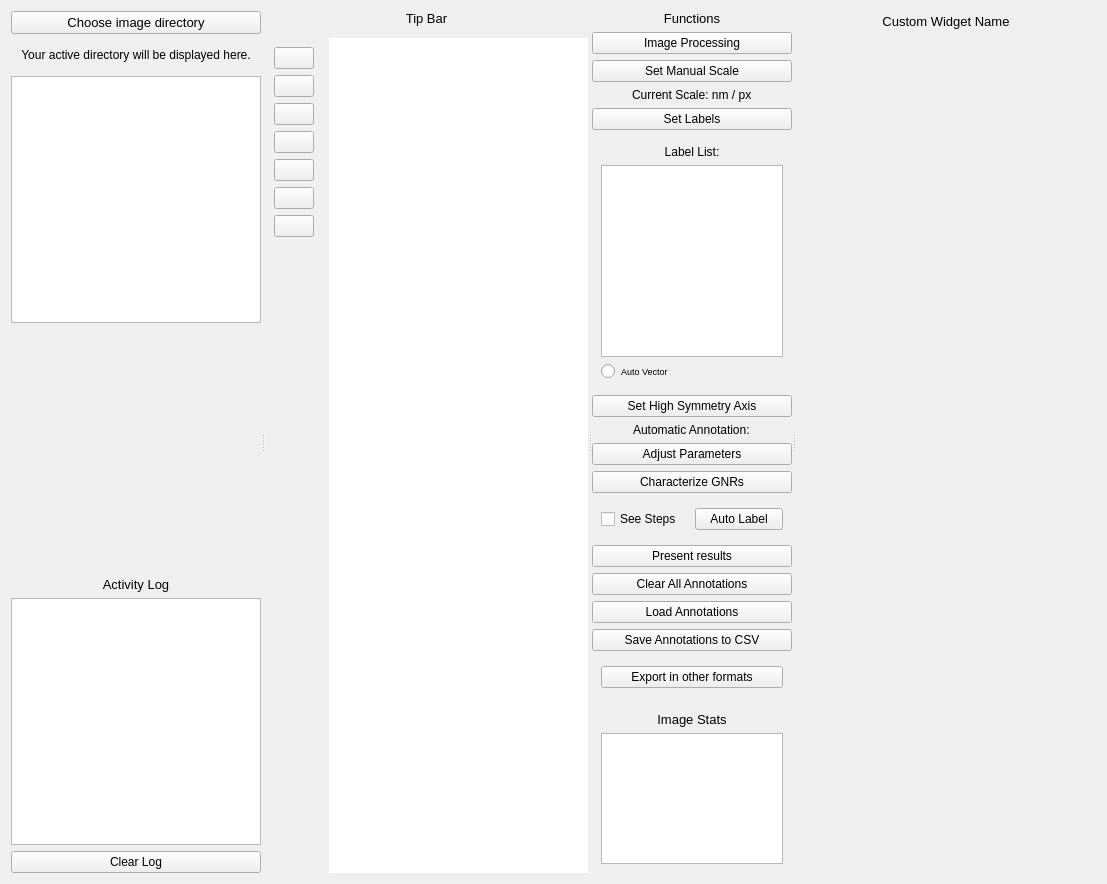
<?xml version="1.0" encoding="UTF-8"?>
<ui version="4.0">
 <class>Form</class>
 <widget class="QWidget" name="Form">
  <property name="geometry">
   <rect>
    <x>0</x>
    <y>0</y>
    <width>1107</width>
    <height>884</height>
   </rect>
  </property>
  <property name="windowTitle">
   <string>Form</string>
  </property>
  <layout class="QVBoxLayout" name="verticalLayout_8">
   <item>
    <widget class="QSplitter" name="splitter">
     <property name="orientation">
      <enum>Qt::Horizontal</enum>
     </property>
     <widget class="QWidget" name="widget" native="true">
      <property name="maximumSize">
       <size>
        <width>250</width>
        <height>16777215</height>
       </size>
      </property>
      <layout class="QGridLayout" name="gridLayout_2">
       <property name="sizeConstraint">
        <enum>QLayout::SetDefaultConstraint</enum>
       </property>
       <item row="0" column="0">
        <layout class="QGridLayout" name="gridLayout">
         <item row="0" column="0">
          <widget class="QPushButton" name="pushButton">
           <property name="sizePolicy">
            <sizepolicy hsizetype="Minimum" vsizetype="Fixed">
             <horstretch>0</horstretch>
             <verstretch>0</verstretch>
            </sizepolicy>
           </property>
           <property name="font">
            <font>
             <pointsize>10</pointsize>
            </font>
           </property>
           <property name="text">
            <string>Choose image directory</string>
           </property>
          </widget>
         </item>
         <item row="2" column="0">
          <widget class="QListWidget" name="listWidget"/>
         </item>
         <item row="1" column="0">
          <widget class="QLabel" name="label">
           <property name="sizePolicy">
            <sizepolicy hsizetype="Preferred" vsizetype="Preferred">
             <horstretch>0</horstretch>
             <verstretch>0</verstretch>
            </sizepolicy>
           </property>
           <property name="minimumSize">
            <size>
             <width>0</width>
             <height>30</height>
            </size>
           </property>
           <property name="text">
            <string>Your active directory will be displayed here.</string>
           </property>
           <property name="scaledContents">
            <bool>true</bool>
           </property>
           <property name="alignment">
            <set>Qt::AlignCenter</set>
           </property>
           <property name="wordWrap">
            <bool>true</bool>
           </property>
          </widget>
         </item>
         <item row="3" column="0">
          <spacer name="verticalSpacer">
           <property name="orientation">
            <enum>Qt::Vertical</enum>
           </property>
           <property name="sizeHint" stdset="0">
            <size>
             <width>20</width>
             <height>40</height>
            </size>
           </property>
          </spacer>
         </item>
         <item row="5" column="0">
          <widget class="QTextBrowser" name="textBrowser"/>
         </item>
         <item row="4" column="0">
          <widget class="QLabel" name="label_4">
           <property name="font">
            <font>
             <pointsize>10</pointsize>
            </font>
           </property>
           <property name="text">
            <string>Activity Log</string>
           </property>
           <property name="scaledContents">
            <bool>true</bool>
           </property>
           <property name="alignment">
            <set>Qt::AlignCenter</set>
           </property>
          </widget>
         </item>
        </layout>
       </item>
       <item row="1" column="0">
        <widget class="QPushButton" name="pushButton_16">
         <property name="text">
          <string>Clear Log</string>
         </property>
        </widget>
       </item>
      </layout>
     </widget>
     <widget class="QWidget" name="widget_3" native="true">
      <layout class="QGridLayout" name="gridLayout_5">
       <item row="1" column="0" colspan="2">
        <widget class="QWidget" name="widget_4" native="true">
         <property name="maximumSize">
          <size>
           <width>16777215</width>
           <height>30</height>
          </size>
         </property>
         <layout class="QGridLayout" name="gridLayout_6">
          <property name="topMargin">
           <number>0</number>
          </property>
          <property name="bottomMargin">
           <number>0</number>
          </property>
          <item row="0" column="0">
           <widget class="QLabel" name="label_2">
            <property name="font">
             <font>
              <pointsize>10</pointsize>
             </font>
            </property>
            <property name="text">
             <string>Tip Bar</string>
            </property>
            <property name="scaledContents">
             <bool>true</bool>
            </property>
            <property name="alignment">
             <set>Qt::AlignCenter</set>
            </property>
            <property name="wordWrap">
             <bool>true</bool>
            </property>
           </widget>
          </item>
         </layout>
        </widget>
       </item>
       <item row="3" column="0">
        <widget class="QWidget" name="widget_5" native="true">
         <property name="minimumSize">
          <size>
           <width>50</width>
           <height>0</height>
          </size>
         </property>
         <layout class="QVBoxLayout" name="verticalLayout_3">
          <item>
           <layout class="QVBoxLayout" name="verticalLayout_2">
            <item>
             <widget class="QPushButton" name="pushButton_11">
              <property name="maximumSize">
               <size>
                <width>50</width>
                <height>16777215</height>
               </size>
              </property>
              <property name="toolTip">
               <string>Selection Mode</string>
              </property>
              <property name="text">
               <string/>
              </property>
              <property name="icon">
               <iconset resource="../../static/resource.qrc">
                <normaloff>:/icons/icons/mouse-pointer.svg</normaloff>:/icons/icons/mouse-pointer.svg</iconset>
              </property>
             </widget>
            </item>
            <item>
             <widget class="QPushButton" name="pushButton_10">
              <property name="maximumSize">
               <size>
                <width>50</width>
                <height>16777215</height>
               </size>
              </property>
              <property name="toolTip">
               <string>Zoom-in Mode</string>
              </property>
              <property name="text">
               <string/>
              </property>
              <property name="icon">
               <iconset resource="../../static/resource.qrc">
                <normaloff>:/icons/icons/zoom-in.svg</normaloff>:/icons/icons/zoom-in.svg</iconset>
              </property>
             </widget>
            </item>
            <item>
             <widget class="QPushButton" name="pushButton_7">
              <property name="maximumSize">
               <size>
                <width>50</width>
                <height>16777215</height>
               </size>
              </property>
              <property name="toolTip">
               <string>Bounding Box Mode</string>
              </property>
              <property name="text">
               <string/>
              </property>
              <property name="icon">
               <iconset resource="../../static/resource.qrc">
                <normaloff>:/icons/icons/crop.svg</normaloff>:/icons/icons/crop.svg</iconset>
              </property>
             </widget>
            </item>
            <item>
             <widget class="QPushButton" name="pushButton_8">
              <property name="maximumSize">
               <size>
                <width>50</width>
                <height>16777215</height>
               </size>
              </property>
              <property name="toolTip">
               <string>Vector Mode</string>
              </property>
              <property name="text">
               <string/>
              </property>
              <property name="icon">
               <iconset resource="../../static/resource.qrc">
                <normaloff>:/icons/icons/arrow-up-left.svg</normaloff>:/icons/icons/arrow-up-left.svg</iconset>
              </property>
             </widget>
            </item>
            <item>
             <widget class="QPushButton" name="pushButton_9">
              <property name="maximumSize">
               <size>
                <width>50</width>
                <height>16777215</height>
               </size>
              </property>
              <property name="toolTip">
               <string>Point Mode</string>
              </property>
              <property name="text">
               <string/>
              </property>
              <property name="icon">
               <iconset resource="../../static/resource.qrc">
                <normaloff>:/icons/icons/crosshair.svg</normaloff>:/icons/icons/crosshair.svg</iconset>
              </property>
             </widget>
            </item>
            <item>
             <widget class="QPushButton" name="pushButton_14">
              <property name="toolTip">
               <string>Circle/Ellipse Mode</string>
              </property>
              <property name="text">
               <string/>
              </property>
              <property name="icon">
               <iconset resource="../../static/resource.qrc">
                <normaloff>:/icons/icons/droplet.svg</normaloff>:/icons/icons/droplet.svg</iconset>
              </property>
             </widget>
            </item>
            <item>
             <widget class="QPushButton" name="pushButton_13">
              <property name="toolTip">
               <string>Polygon Mode</string>
              </property>
              <property name="text">
               <string/>
              </property>
              <property name="icon">
               <iconset resource="../../static/resource.qrc">
                <normaloff>:/icons/icons/hexagon.svg</normaloff>:/icons/icons/hexagon.svg</iconset>
              </property>
             </widget>
            </item>
           </layout>
          </item>
          <item>
           <spacer name="verticalSpacer_3">
            <property name="orientation">
             <enum>Qt::Vertical</enum>
            </property>
            <property name="sizeHint" stdset="0">
             <size>
              <width>20</width>
              <height>324</height>
             </size>
            </property>
           </spacer>
          </item>
         </layout>
        </widget>
       </item>
       <item row="3" column="1">
        <widget class="QStackedWidget" name="stackedWidget">
         <property name="styleSheet">
          <string notr="true">background-color: rgb(255, 255, 255);</string>
         </property>
         <property name="currentIndex">
          <number>0</number>
         </property>
         <widget class="QWidget" name="page"/>
         <widget class="QWidget" name="page_2"/>
        </widget>
       </item>
       <item row="2" column="0">
        <widget class="QFrame" name="frame">
         <property name="frameShape">
          <enum>QFrame::StyledPanel</enum>
         </property>
         <property name="frameShadow">
          <enum>QFrame::Raised</enum>
         </property>
        </widget>
       </item>
      </layout>
     </widget>
     <widget class="QWidget" name="widget_2" native="true">
      <property name="maximumSize">
       <size>
        <width>200</width>
        <height>16777215</height>
       </size>
      </property>
      <layout class="QVBoxLayout" name="verticalLayout_5">
       <item>
        <layout class="QVBoxLayout" name="verticalLayout">
         <item>
          <widget class="QLabel" name="label_3">
           <property name="font">
            <font>
             <pointsize>10</pointsize>
            </font>
           </property>
           <property name="text">
            <string>Functions</string>
           </property>
           <property name="alignment">
            <set>Qt::AlignCenter</set>
           </property>
          </widget>
         </item>
         <item>
          <widget class="QPushButton" name="pushButton_17">
           <property name="text">
            <string>Image Processing</string>
           </property>
          </widget>
         </item>
         <item>
          <widget class="QPushButton" name="pushButton_2">
           <property name="text">
            <string>Set Manual Scale</string>
           </property>
          </widget>
         </item>
         <item alignment="Qt::AlignHCenter">
          <widget class="QLabel" name="label_5">
           <property name="text">
            <string>Current Scale: nm / px</string>
           </property>
          </widget>
         </item>
         <item>
          <widget class="QPushButton" name="pushButton_4">
           <property name="text">
            <string>Set Labels</string>
           </property>
          </widget>
         </item>
         <item>
          <widget class="QWidget" name="widget_7" native="true">
           <layout class="QVBoxLayout" name="verticalLayout_6">
            <item>
             <widget class="QLabel" name="label_8">
              <property name="text">
               <string>Label List:</string>
              </property>
              <property name="alignment">
               <set>Qt::AlignCenter</set>
              </property>
              <property name="wordWrap">
               <bool>true</bool>
              </property>
             </widget>
            </item>
            <item>
             <widget class="QListWidget" name="listWidget_2"/>
            </item>
            <item>
             <widget class="QRadioButton" name="radioButton">
              <property name="font">
               <font>
                <pointsize>7</pointsize>
               </font>
              </property>
              <property name="contextMenuPolicy">
               <enum>Qt::DefaultContextMenu</enum>
              </property>
              <property name="toolTip">
               <string>This feature will attempt an automatic segmententation of an objects within a drawn bounding box (or cirlce) with a polygon. Try me!</string>
              </property>
              <property name="statusTip">
               <string>test for statusTip</string>
              </property>
              <property name="whatsThis">
               <string>test for whatsThis</string>
              </property>
              <property name="text">
               <string>Auto Vector</string>
              </property>
              <property name="autoRepeatDelay">
               <number>0</number>
              </property>
             </widget>
            </item>
           </layout>
          </widget>
         </item>
         <item>
          <widget class="QPushButton" name="pushButton_18">
           <property name="text">
            <string>Set High Symmetry Axis</string>
           </property>
          </widget>
         </item>
         <item alignment="Qt::AlignHCenter">
          <widget class="QLabel" name="label_9">
           <property name="text">
            <string>Automatic Annotation:</string>
           </property>
          </widget>
         </item>
         <item>
          <widget class="QPushButton" name="pushButton_20">
           <property name="text">
            <string>Adjust Parameters</string>
           </property>
          </widget>
         </item>
         <item>
          <widget class="QPushButton" name="pushButton_21">
           <property name="text">
            <string>Characterize GNRs</string>
           </property>
          </widget>
         </item>
         <item>
          <widget class="QWidget" name="widget_11" native="true">
           <property name="minimumSize">
            <size>
             <width>0</width>
             <height>40</height>
            </size>
           </property>
           <layout class="QHBoxLayout" name="horizontalLayout_2">
            <item>
             <widget class="QCheckBox" name="checkBox">
              <property name="text">
               <string>See Steps</string>
              </property>
             </widget>
            </item>
            <item>
             <widget class="QPushButton" name="pushButton_6">
              <property name="text">
               <string>Auto Label</string>
              </property>
             </widget>
            </item>
           </layout>
          </widget>
         </item>
         <item>
          <widget class="QPushButton" name="pushButton_19">
           <property name="text">
            <string>Present results</string>
           </property>
          </widget>
         </item>
         <item>
          <widget class="QPushButton" name="pushButton_12">
           <property name="toolTip">
            <string>Deletes annotations from the current image</string>
           </property>
           <property name="text">
            <string>Clear All Annotations</string>
           </property>
          </widget>
         </item>
         <item>
          <widget class="QPushButton" name="pushButton_5">
           <property name="text">
            <string>Load Annotations</string>
           </property>
          </widget>
         </item>
         <item>
          <widget class="QPushButton" name="pushButton_3">
           <property name="sizePolicy">
            <sizepolicy hsizetype="Minimum" vsizetype="Fixed">
             <horstretch>0</horstretch>
             <verstretch>0</verstretch>
            </sizepolicy>
           </property>
           <property name="toolTip">
            <string>Save all annotations from each image</string>
           </property>
           <property name="text">
            <string>Save Annotations to CSV</string>
           </property>
          </widget>
         </item>
         <item>
          <widget class="QWidget" name="widget_8" native="true">
           <layout class="QHBoxLayout" name="horizontalLayout">
            <item>
             <widget class="QPushButton" name="pushButton_15">
              <property name="text">
               <string>Export in other formats</string>
              </property>
             </widget>
            </item>
           </layout>
          </widget>
         </item>
        </layout>
       </item>
       <item>
        <spacer name="verticalSpacer_2">
         <property name="orientation">
          <enum>Qt::Vertical</enum>
         </property>
         <property name="sizeHint" stdset="0">
          <size>
           <width>17</width>
           <height>27</height>
          </size>
         </property>
        </spacer>
       </item>
       <item>
        <widget class="QWidget" name="widget_6" native="true">
         <layout class="QVBoxLayout" name="verticalLayout_4">
          <item>
           <widget class="QLabel" name="label_6">
            <property name="font">
             <font>
              <pointsize>10</pointsize>
             </font>
            </property>
            <property name="text">
             <string>Image Stats</string>
            </property>
            <property name="alignment">
             <set>Qt::AlignCenter</set>
            </property>
           </widget>
          </item>
          <item>
           <widget class="QTextBrowser" name="textBrowser_2"/>
          </item>
         </layout>
        </widget>
       </item>
      </layout>
     </widget>
     <widget class="QWidget" name="widget_9" native="true">
      <property name="maximumSize">
       <size>
        <width>300</width>
        <height>16777215</height>
       </size>
      </property>
      <property name="autoFillBackground">
       <bool>false</bool>
      </property>
      <layout class="QVBoxLayout" name="verticalLayout_7">
       <item>
        <widget class="QLabel" name="label_7">
         <property name="maximumSize">
          <size>
           <width>16777215</width>
           <height>20</height>
          </size>
         </property>
         <property name="font">
          <font>
           <pointsize>10</pointsize>
          </font>
         </property>
         <property name="layoutDirection">
          <enum>Qt::LeftToRight</enum>
         </property>
         <property name="text">
          <string>Custom Widget Name</string>
         </property>
         <property name="scaledContents">
          <bool>true</bool>
         </property>
         <property name="alignment">
          <set>Qt::AlignCenter</set>
         </property>
        </widget>
       </item>
       <item>
        <widget class="QWidget" name="widget_10" native="true"/>
       </item>
      </layout>
     </widget>
    </widget>
   </item>
  </layout>
 </widget>
 <resources>
  <include location="../../static/resource.qrc"/>
 </resources>
 <connections/>
</ui>
